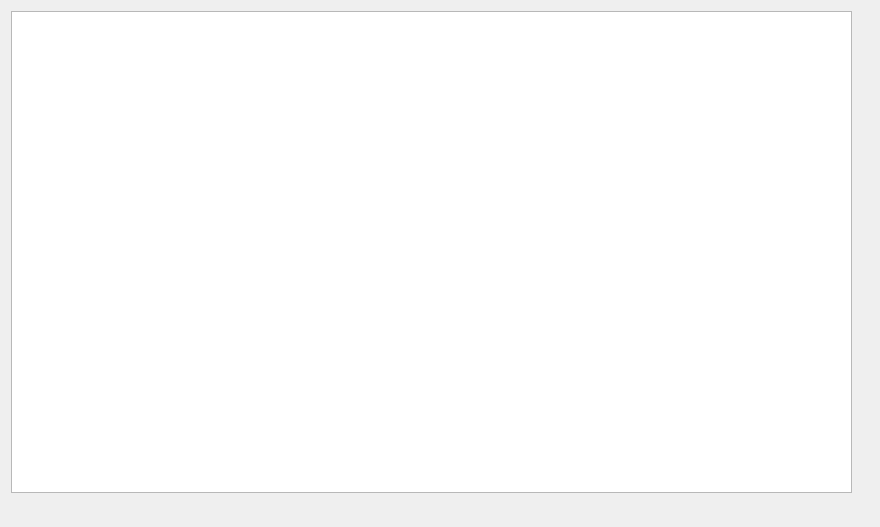
<?xml version="1.0" encoding="UTF-8"?>
<ui version="4.0">
 <class>caogaoben</class>
 <widget class="QMainWindow" name="caogaoben">
  <property name="geometry">
   <rect>
    <x>0</x>
    <y>0</y>
    <width>880</width>
    <height>527</height>
   </rect>
  </property>
  <property name="windowTitle">
   <string>草稿本</string>
  </property>
  <widget class="QWidget" name="centralWidget">
   <layout class="QHBoxLayout" name="horizontalLayout">
    <item>
     <widget class="QWidget" name="widget" native="true">
      <widget class="QTextEdit" name="textEdit">
       <property name="geometry">
        <rect>
         <x>0</x>
         <y>0</y>
         <width>841</width>
         <height>482</height>
        </rect>
       </property>
      </widget>
     </widget>
    </item>
   </layout>
  </widget>
  <widget class="QMenuBar" name="menuBar">
   <property name="geometry">
    <rect>
     <x>0</x>
     <y>0</y>
     <width>880</width>
     <height>23</height>
    </rect>
   </property>
  </widget>
 </widget>
 <layoutdefault spacing="6" margin="11"/>
 <resources/>
 <connections/>
</ui>
